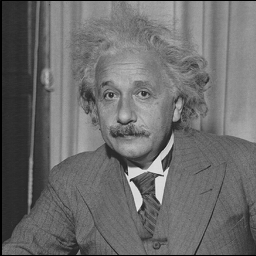
#> input picture Project2/einstein.pgm, 256 x 256 px, given in place of img0.jpg, which was not available
$ python main.py
#> lines starting #> are read from the running program, lines starting #| are printed output that depends on the picture; pictures that were not available may be replaced by others from this repository, and a replacement may not be noted
### Project2/sift_detector.py
import cv2
from scipy.ndimage import gaussian_filter

from utilis import generate_pyramid, get_keypoints, assign_orientation, generate_descriptor
from drawplot import draw_image, draw_keypoint, draw_final_kpts


def SIFT_get_features(img, draw, s=3, num_octave=4, sigma=1.6, curvature_threshold=10.0, contrast_threshold=3.5):
    # Blur the image with a standard deviation of 0.5
    # Upsample the image by a factor of 2 using linear interpolation
    antialias_sigma = 0.5
    if antialias_sigma == 0:
        signal = img
    else:
        signal = gaussian_filter(img, sigma=antialias_sigma, mode='constant')

    # Upsample the image by a factor of 2 using linear interpolation
    h, w = signal.shape
    signal = cv2.resize(signal, (int(w*2), int(h*2)), interpolation=cv2.INTER_NEAREST)
    subsample = [0.5]
    curvature_threshold = (curvature_threshold+1)**2 / curvature_threshold

    """
        1. Generate gaussain pyrimid and DoG pyrimid
    """
    gaussian_pyr, DOG_pyr, subsample = generate_pyramid(signal, num_octave, s, sigma, subsample)
    if draw:
        for i, gaussian_per in enumerate(gaussian_pyr[1]):
            draw_image(gaussian_per, f'Gaussain image {i+1} 1x')
        for i, dog_per in enumerate(DOG_pyr[1]):
            draw_image(dog_per, f'DOG image {i+1} 1x')

    """
        2. Detect keypoints over DoG pyrimid
    """
    kp_pyr, raw_keypoints, contrast_keypoints, curve_keypoints = get_keypoints(DOG_pyr, num_octave, s, subsample, contrast_threshold, curvature_threshold)
    if draw:
        draw_keypoint(img, raw_keypoints, contrast_keypoints, curve_keypoints)

    """
        3. Assign orientations to the keypoints and get descriptor
    """
    kp_pyr, orient, scale = assign_orientation(kp_pyr, gaussian_pyr, s, num_octave, subsample)
    kp_pos, descriptor = generate_descriptor(kp_pyr, gaussian_pyr, orient, scale, subsample)
    if draw:
        draw_final_kpts(img, kp_pyr)

    return kp_pos, descriptor

### Project2/utilis.py
import numpy as np
import cv2
import math
from scipy.ndimage import map_coordinates
from scipy.ndimage import gaussian_filter

from drawplot import draw_image

"""
Define gaussain filter
"""
def get_gaussain_filter(sigma):
    ksize = 2 * math.ceil(2 * sigma) + 1
    half_size = int(ksize / 2)
    kernel_2d = np.zeros((ksize, ksize))
    for i in range(ksize):
        for j in range(ksize):
            offset = (i - half_size, j - half_size)
            kernel_2d[i, j] = np.exp(-(offset[0] ** 2 + offset[1] ** 2) / (2 * sigma ** 2))
    kernel_2d /= np.sum(kernel_2d)
    return kernel_2d

"""
Code for generating Gaussain pyrimid & DoG pyrimid
"""
def generate_octave(first_img, s, sigma):
    k = 2**(1/s)
    DOG_per_octave = []
    gaussain_per_octave = [gaussian_filter(first_img, sigma=sigma, mode='constant')]

    for i in range(1, s+1):
        gaussain_per_octave.append(gaussian_filter(gaussain_per_octave[-1], sigma=(k**i)*sigma, mode='constant'))
        DOG_per_octave.append(gaussain_per_octave[i]-gaussain_per_octave[i-1])
    """
    (4, 512, 512)
    (4, 256, 256)
    (4, 128, 128)
    (4, 64, 64)
    """
    return np.asarray(gaussain_per_octave, dtype='float32'), np.asarray(DOG_per_octave, dtype='float32')

def generate_pyramid(base_img, num_octave, s, sigma, subsample):
    gaussain_pyr = []
    DOG_pyr = []

    for i in range(num_octave):
        gaussain_per_octave,  dog_per_octave = generate_octave(base_img, s, sigma)
        gaussain_pyr.append(gaussain_per_octave)
        DOG_pyr.append(dog_per_octave)
        h, w = gaussain_per_octave[-1].shape
        base_img = cv2.resize(gaussain_per_octave[-1], (w//2, h//2), interpolation=cv2.INTER_NEAREST)
        # base_img = gaussain_per_octave[-1].resize((w//2, h//2), Image.NEAREST)
        if i > 0:
            subsample.append(subsample[-1]*2)

    return gaussain_pyr, DOG_pyr, subsample

"""
Code for detecting keypoints
"""

def get_keypoints(DOG_pyr, num_octave, s, subsample, contrast_threshold, curvature_threshold):
    # 2nd derivative kernels
    xx = np.array([1, -2, 1]) / 2
    yy = xx.reshape(-1, 1)
    xy = np.array([[1, 0, -1], [0, 0, 0], [-1, 0, 1]]) / 4

    # Coordinates of keypoints after each stage of processing for display in interactive mode.
    raw_keypoints = []
    contrast_keypoints = []
    curve_keypoints = []

    # Detect local maxima in the DOG pyramid
    loc_map = [np.zeros_like(DOG_pyr[i]) for i in range(len(DOG_pyr))]  # boolean maps of keypoints
    for octave in range(num_octave):
        for layer in range(1, s-1):
            # contrast_mask = np.abs(DOG_pyr[octave][layer, :, :]) >= contrast_threshold
            # loc_map[octave][layer] = np.zeros_like(DOG_pyr[octave][layer, :, :])

            for y in range(1, DOG_pyr[octave][layer].shape[0]-1):
                for x in range(1, DOG_pyr[octave][layer].shape[1]-1):
                    # Only check for extrema where the object mask is 1
                    # Check for a max or a min across space and scale
                    window = DOG_pyr[octave][layer-1:layer+2, y-1:y+2, x-1:x+2]
                    center = window[1, 1, 1]
                    if ((center >= np.amax(window[0])) and (center >= np.amax(window[1])) and (center >= np.amax(window[2])))\
                         or ((center <= np.amin(window[0])) and (center <= np.amin(window[1])) and (center <= np.amin(window[2]))):
                        raw_keypoints.append([x*subsample[octave], y*subsample[octave]])
                        if np.abs(center) >= contrast_threshold:
                            # print(center)
                            contrast_keypoints.append(raw_keypoints[-1])
                            # Compute the entries of the Hessian matrix at the extrema location.
                            dxx = window[1, 1, 2] - 2 * center + window[1, 1, 0]
                            dyy = window[1, 2, 1] - 2 * center + window[1, 0, 1]
                            dxy = 0.25 * (window[1, 2, 2] - window[1, 2, 0] - window[1, 0, 2] + window[1, 0, 0])
                            H_xy =  np.array([[dxx, dxy],
                                        [dxy, dyy]])
                            trace_H = np.trace(H_xy)
                            det_H = np.linalg.det(H_xy)

                            # Compute the ratio of the principal curvatures.
                            if det_H > 0:
                                curvature_ratio = (trace_H**2) / det_H
                                if curvature_ratio < curvature_threshold:
                                    # it is not an edge point
                                    curve_keypoints.append(raw_keypoints[-1])
                                    # Set the loc map to 1 at this point to indicate a keypoint.
                                    loc_map[octave][layer][y,x] = 1
    print(len(raw_keypoints), len(contrast_keypoints), len(curve_keypoints))
    return loc_map, np.array(raw_keypoints), np.array(contrast_keypoints), np.array(curve_keypoints)

"""
Code for assigning orientation to keypoints
"""
def assign_orientation(kp_pyr, gaussain_pyr, s, num_octave, subsample):
    mag_pyr = [np.zeros_like(gaussain_pyr[i]) for i in range(len(gaussain_pyr))]
    grad_pyr = [np.zeros_like(gaussain_pyr[i]) for i in range(len(gaussain_pyr))]
    # zero_pad = 1
    num_bins = 36
    hist_step = 2*np.pi / num_bins
    hist_orient = np.arange(-np.pi, np.pi, hist_step)
    pos = []
    orient = []
    scale = []
    for octave in range(num_octave):
        for layer in range(1, s-1):
            kp_map = np.asarray(kp_pyr[octave][layer])
            gauss_pyr = np.asarray(gaussain_pyr[octave][layer])
            # Compute x and y derivatives using pixel differences
            diff_x = 0.5 * (gauss_pyr[1:-1, 2:] - gauss_pyr[1:-1, :-2])
            diff_y = 0.5 * (gauss_pyr[2:, 1:-1] - gauss_pyr[:-2, 1:-1])
            # Compute the magnitude of the gradient
            mag = np.zeros_like(gauss_pyr)
            mag[1:-1,1:-1] = np.sqrt(diff_x**2 + diff_y**2)
            mag_pyr[octave][layer,:,:] = mag
            # Compute the orientation of the gradient
            grad = np.zeros_like(gauss_pyr)
            grad[1:-1,1:-1] = np.arctan2(diff_y, diff_x)
            grad[np.where(grad == np.pi)] = -np.pi
            grad_pyr[octave][layer,:,:] = grad

            # Assign orientations to the keypoints
            # Get gaussian filter and gaussain filter size
            # sigma = 1.5*scale
            sigma = 1.5/subsample[octave]
            ksize = 2 * math.ceil(2 * sigma) + 1
            g = get_gaussain_filter(sigma)
            hf_sz = int(ksize / 2)

            """
                Iterate over all the keypoints at this octave and orientation.
                Histogram the gradient orientations for this keypoint weighted by the
                gradient magnitude and the gaussian weighting mask.
            """
            ixy = np.where(kp_map == 1)
            iy = list(ixy[0])
            ix = list(ixy[1])
            for k in range(len(iy)):
                y = iy[k]
                x = ix[k]
                h, w = mag_pyr[octave][layer].shape
                if (y - hf_sz < 0 or y + hf_sz + 1 >= h or x - hf_sz < 0 or x + hf_sz + 1 >= w):
                    continue
                # print(g.shape, y - hf_sz, y + hf_sz + 1, x - hf_sz, x + hf_sz + 1)
                # print(mag_pyr[octave][layer].shape)
                weight = g * mag_pyr[octave][layer][y - hf_sz : y + hf_sz + 1, x - hf_sz : x + hf_sz + 1]
                grad_window = grad_pyr[octave][layer][y - hf_sz : y + hf_sz + 1, x - hf_sz : x + hf_sz + 1]
                orient_hist = np.zeros(len(hist_orient))
                for hist_bin in range(len(hist_orient)):
                    # Compute the difference of the orientations mod pi
                    diff = np.mod(grad_window - hist_orient[hist_bin] + np.pi, 2 * np.pi) - np.pi
                    # Accumulate the histogram bins
                    """
                        np.abs(diff) / hist_step -> 梯度方向差值和bins長度的比值
                        代表了梯度方向差值落在此hist_bin的程度
                        越接近 1 -> 差值越小
                        越接近 0 -> 差值越大 -> 可能落在此直方圖區間
                    """
                    orient_hist[hist_bin] += np.sum(weight * np.maximum(1 - np.abs(diff) / hist_step, 0))
                # Find peaks in the orientation histogram using nonmax suppression.
                peaks = orient_hist.copy()
                # Concate the start of the histogram and the end of the histogram
                rot_right = np.concatenate((peaks[-1:], peaks[:-1]))
                rot_left = np.concatenate((peaks[1:], peaks[:1]))
                # If the value is smaller than its right bin or left bin, it won't be a peak value
                peaks[np.where(peaks < rot_right)] = 0
                peaks[np.where(peaks < rot_left)] = 0
                # Extract the value and index of the largest peak.
                peak_max = np.max(peaks)
                peak_idx = np.argmax(peaks)

                # Iterate over all peaks within 80% of the largest peak and add keypoints with
                # the orientation corresponding to those peaks to the keypoint list.
                peak_value = peak_max
                while peak_value > 0.8 * peak_max:
                    # Interpolate the peak by fitting a parabola to the three histogram values closest to each peak.
                    A = np.zeros((3, 3))
                    b = np.zeros((3, 1))
                    for j in range(-1, 2):
                        A[j+1, :] = [((hist_orient[peak_idx] + hist_step*j) ** 2),
                                    (hist_orient[peak_idx] + hist_step*j),
                                    1]
                        hist_bin = np.mod(peak_idx + j + num_bins - 1, num_bins)
                        b[j+1] = orient_hist[hist_bin]
                    # solve theta in A theta = b
                    theta = np.linalg.pinv(A) @ b
                    max_orient = -theta[1] / (2*theta[0])
                    while max_orient < -np.pi:
                        max_orient = max_orient + 2 * np.pi
                    while max_orient >= np.pi:
                        max_orient = max_orient - 2 * np.pi

                    # Store the keypoint position, orientation, and scale information
                    pos.append([x* subsample[octave], y* subsample[octave]])
                    orient.append(max_orient)
                    scale.append([octave, layer, sigma])
                    # next peak
                    peaks[peak_idx] = 0
                    peak_value, peak_idx = np.max(peaks), np.argmax(peaks)

    # for i in range(len(pos)):
    #     print(i, np.asarray(pos[i]), orient[i], scale[i][2])

    # print(len(kp_pyr[0][0]), len(grad_pyr[0][0])) shape is the same
    return np.asarray(pos), np.asarray(orient), np.asarray(scale)
"""
Code to extract feature descriptors for the keypoints.
The descriptors are a grid of gradient orientation histograms, where the sampling
grid for the histograms is rotated to the main orientation of each keypoint.  The
grid is a 4x4 array of 4x4 sample cells of 8 bin orientation histograms.  This
procduces 128 dimensional feature vectors.
"""
def generate_descriptor(kp_pos, gaussain_pyr, orient, scale, subsample):
    # The orientation histograms have 8 bins, each bin has pi/4 size
    orient_bin_spacing = np.pi / 4
    orient_angles = np.arange(-np.pi, np.pi, orient_bin_spacing)
    # print(orient_angles)

    # The feature grid is has 4x4 cells - feat_grid describes the cell center positions
    grid_spacing = 4
    x_coords, y_coords = np.meshgrid(np.arange(-6, 7, grid_spacing), np.arange(-6, 7, grid_spacing))
    feat_grid = np.array((x_coords.flatten(), y_coords.flatten()))
    x_coords, y_coords = np.meshgrid(np.arange(-(2*grid_spacing-0.5), 2*grid_spacing+0.5), np.arange(-(2*grid_spacing-0.5), 2*grid_spacing+0.5))
    feat_samples = np.array((x_coords.flatten(), y_coords.flatten()))
    feat_window = 2 * grid_spacing

    # Initialize the descriptor list to the empty matrix.
    desc = []
    # look over all keypoints
    for k in range(kp_pos.shape[0]):
        x = kp_pos[k, 0] / subsample[int(scale[k, 0])]
        y = kp_pos[k, 1] / subsample[int(scale[k, 0])]
        # Rotate the grid coordinate
        # np.dot(M, feat_grid) -> rotate, + np.tile -> move to right position
        M = np.array([[math.cos(orient[k]), -math.sin(orient[k])],
            [math.sin(orient[k]), math.cos(orient[k])]])
        feat_rotate_grid = np.dot(M, feat_grid) + np.tile(np.array([[x],[y]]), (1, feat_grid.shape[1]))
        feat_rotate_samples = np.dot(M, feat_samples) + np.tile(np.array([[x],[y]]), (1, feat_samples.shape[1]))
        # print(feat_rotate_grid.shape, feat_rotate_samples.shape)
        # Initialize the feature descriptor
        feat_desc = np.zeros((128,))

        # look over all the samples in the sampling grid
        for s_idx in range(feat_rotate_samples.shape[1]):
            x_sample = feat_rotate_samples[0, s_idx]
            y_sample = feat_rotate_samples[1, s_idx]
            # Interpolate the gradient at the sample position (surrounding sample pos)
            X, Y = np.meshgrid(np.arange(x_sample-1, x_sample+2), np.arange(y_sample-1, y_sample+2))
            G = map_coordinates(gaussain_pyr[int(scale[k,0])][int(scale[k,1])], [Y, X], order=1, prefilter=False)
            G[np.isnan(G)] = 0
            diff_x = 0.5 * (G[1,2] - G[1,0])
            diff_y = 0.5 * (G[2,1] - G[0,1])
            mag_sample = np.sqrt(diff_x**2 + diff_y**2)
            grad_sample = np.arctan2(diff_y, diff_x)
            if grad_sample == np.pi:
                grad_sample = -np.pi

            # Compute the weighting for the x and y dimensions.
            x_weight = np.maximum(1 - (np.abs(feat_rotate_grid[0, :] - x_sample) / grid_spacing), 0)
            y_weight = np.maximum(1 - (np.abs(feat_rotate_grid[1, :] - y_sample) / grid_spacing), 0)
            pos_weight = np.reshape(np.tile(x_weight * y_weight, (8, 1)), (1, 128))
            # Compute the weighting for the orientation, rotating the gradient to the
            # main orientation to of the keypoint first, and then computing the difference
            # in angle to the histogram bin mod pi.
            diff = np.mod(grad_sample - orient[k] - orient_angles + np.pi, 2 * np.pi) - np.pi
            orient_weight = np.maximum(1 - np.abs(diff) / orient_bin_spacing, 0)
            orient_weight = np.tile(orient_weight, (1, 16))

            # Compute the gaussian weighting.
            offset = (x_sample - x, y_sample - y)
            g = np.exp(-(offset[0]**2 + offset[1]**2) / (2*feat_window**2)) / (2*np.pi*feat_window**2)

            # Accumulate the histogram bins.
            feat_desc += pos_weight[0] * orient_weight[0] * g * mag_sample
        # Normalize the feature descriptor to a unit vector to make the descriptor invariant to affine changes in illumination.
        feat_desc /= np.linalg.norm(feat_desc)
        # Threshold the large components in the descriptor to 0.2 and then renormalize
        # to reduce the influence of large gradient magnitudes on the descriptor.
        feat_desc[np.where(feat_desc > 0.2)] = 0.2
        feat_desc /= np.linalg.norm(feat_desc)
        desc.append(feat_desc)

    # Adjust for the sample offset
    for k in range(kp_pos.shape[0]):
        kp_pos[k,:] -= subsample[int(scale[k,0])]-1

    # Return only the absolute scale
    # if kp_pos.shape[0] > 0:
    #     scale = scale[:,2]

    return kp_pos, np.array(desc)

### Project2/feature_matching.py
import numpy as np
from sklearn.neighbors import KDTree

def kd_tree_matching(img1, kp1, des1, kp2, des2):
    h, w = img1.shape
    x_thres = w / 10
    y_thres = h / 10
    dist_threshold = 0.25
    tree = KDTree(des2, leaf_size=2)
    dist, indice2 = tree.query(des1, k=3)
    dist = dist[:, 0].reshape(-1,).tolist() # only use nearest one
    indice2 = indice2[:, 0].reshape(-1,).tolist()
    indice1 = [i for i in range(len(dist))]
    indice1.sort(key=lambda i: dist[i])
    dist = [dist[i] for i in indice1]
    indice2 = [indice2[i] for i in indice1]
    purified_kp1, purified_kp2 = [], []

    for idx, dis in zip(indice2, dist):
        if dis < dist_threshold:
            purified_kp2.append(kp2[idx])
        else:
            break

    for idx, dis in zip(indice1, dist):
        if dis < dist_threshold:
            purified_kp1.append(kp1[idx])
        else:
            break

    matched_pairs = []
    for i in range(len(purified_kp2)):
        dist_x = purified_kp1[i][0] - purified_kp2[i][0] # must > 0 because we go from left
        dist_y = abs(purified_kp1[i][1] - purified_kp2[i][1])
        if dist_y < y_thres and dist_x < w and dist_x > x_thres:
            matched_pairs.append([np.array([int(purified_kp1[i][0]), int(purified_kp1[i][1])]), np.array([int(purified_kp2[i][0]), int(purified_kp2[i][1])])])

    return np.array(matched_pairs)

### Project2/main.py
import cv2
import numpy as np
import argparse

from sift_detector import SIFT_get_features
from feature_matching import kd_tree_matching
from image_matching import RANSAC
from stitch import stitching
from drawplot import plot_matches


if __name__ == '__main__':
	parser = argparse.ArgumentParser(description='main function of Image Stitching Project')
	parser.add_argument('--draw_process', default=0, type=int, help='Set this to 1 is you want to see the process')
	args = parser.parse_args()
	darw = args.draw_process
	# image_path = ['./parrington/prtn%02d.jpg' %i for i in range(3, -1, -1)]
	image_path = ['./input/img{}.jpg'.format(i) for i in range(0, 5)]
	if darw:
		print(image_path)
	offsets = [[0,0]]
	previous_img = None
	next_img = None

	for idx in range(1, len(image_path)):
		# 1. Apply SIFT to do feature detection
		print('[SIFT} Detecting features...')
		if idx == 1:
			previous_img = cv2.imread(image_path[idx-1], 0).astype('float32')
			next_img = cv2.imread(image_path[idx], 0).astype('float32')
			keypints1, descriptors1 = SIFT_get_features(previous_img, draw=darw)
#> the loop in generate_pyramid, `for i in range(num_octave):` made 4 passes
#> pass 1, in generate_pyramid, `base_img = cv2.resize(gaussain_per_octave[-1], (w//2, h//2), interpola..`:
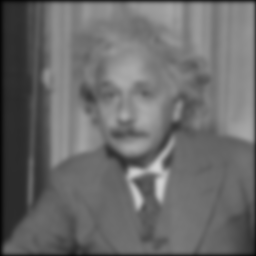
#> base_img: shape (256, 256) float32; min 2.97, max 211.4, mean 106.4
#> pass 2, in generate_pyramid, `base_img = cv2.resize(gaussain_per_octave[-1], (w//2, h//2), interpola..`:
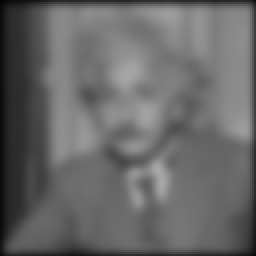
#> base_img: shape (128, 128) float32 (shown 2 times larger); min 3.77, max 169.2, mean 103.8
#> pass 3, in generate_pyramid, `base_img = cv2.resize(gaussain_per_octave[-1], (w//2, h//2), interpola..`:
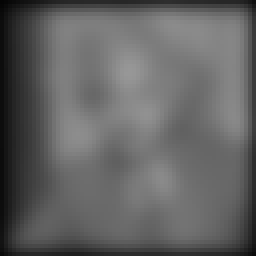
#> base_img: shape (64, 64) float32 (shown 4 times larger); min 4.15, max 151.9, mean 98.6
#> after the loop in generate_pyramid, `for i in range(num_octave):`:
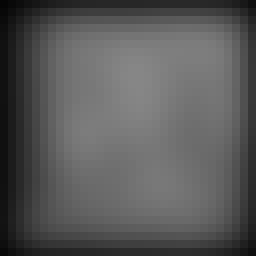
#> base_img: shape (32, 32) float32 (shown 8 times larger); min 5.46, max 134.8, mean 88.7
#> after the loop in generate_pyramid, `for i in range(num_octave):`: DOG_pyr = 4 items; subsample = [0.5, 1, 2, 4]
#> in SIFT_get_features, `gaussian_pyr, DOG_pyr, subsample = generate_pyramid(signal, num_octave..`: gaussian_pyr = 4 items; subsample = [0.5, 1, 2, 4]
#> in get_keypoints, `loc_map = [np.zeros_like(DOG_pyr[i]) for i in range(len(DOG_pyr))]`: loc_map = 4 items
#> after the loop in get_keypoints, `for octave in range(num_octave):`: contrast_keypoints = 40 pairs, first value 33 to 252, second value 20.5 to 252; curve_keypoints = 32 pairs, first value 33.5 to 204, second value 20.5 to 251; raw_keypoints = 113 pairs, first value 8 to 252, second value 6.5 to 252
#| 113 40 32
#> in SIFT_get_features, `kp_pyr, raw_keypoints, contrast_keypoints, curve_keypoints = get_keypo..`: kp_pyr = 4 items
#> after the loop in assign_orientation, `for octave in range(num_octave):`:
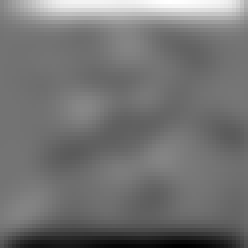
#> diff_y: shape (62, 62) float32 (shown 4 times larger); min -16.32, max 19.63, mean -0.0812; drawn with min black and max white
#> (the rest of the program and of its run is left out)
